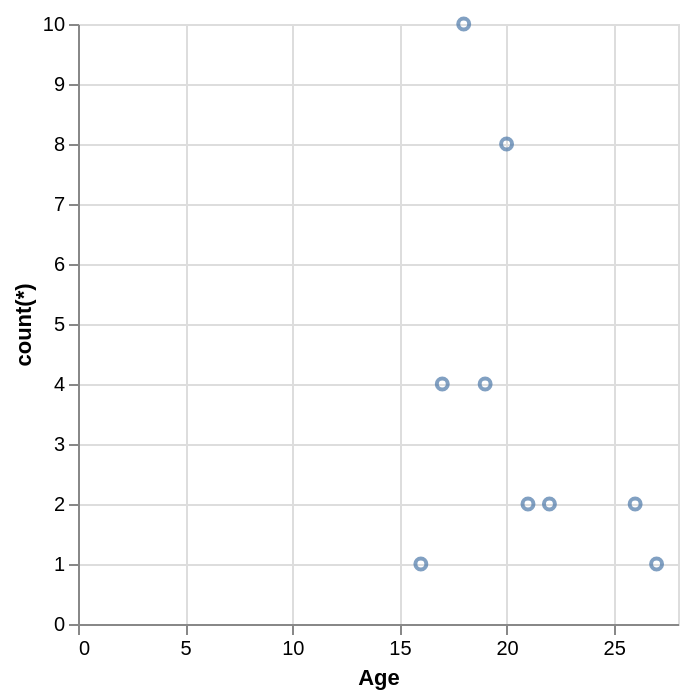

Write a Vega-Lite specification for this figure.
### Vega-Lite specification from a JSON file in a GitHub repository (floating-point values rounded to 4 significant figures)
{"data": {"values": [{"x_data": 16, "y_data": 1}, {"x_data": 17, "y_data": 4}, {"x_data": 18, "y_data": 10}, {"x_data": 19, "y_data": 4}, {"x_data": 20, "y_data": 8}, {"x_data": 21, "y_data": 2}, {"x_data": 22, "y_data": 2}, {"x_data": 26, "y_data": 2}, {"x_data": 27, "y_data": 1}]}, "mark": "point", "encoding": {"x": {"field": "x_data", "type": "quantitative", "title": "Age"}, "y": {"field": "y_data", "type": "quantitative", "title": "count(*)"}}}
